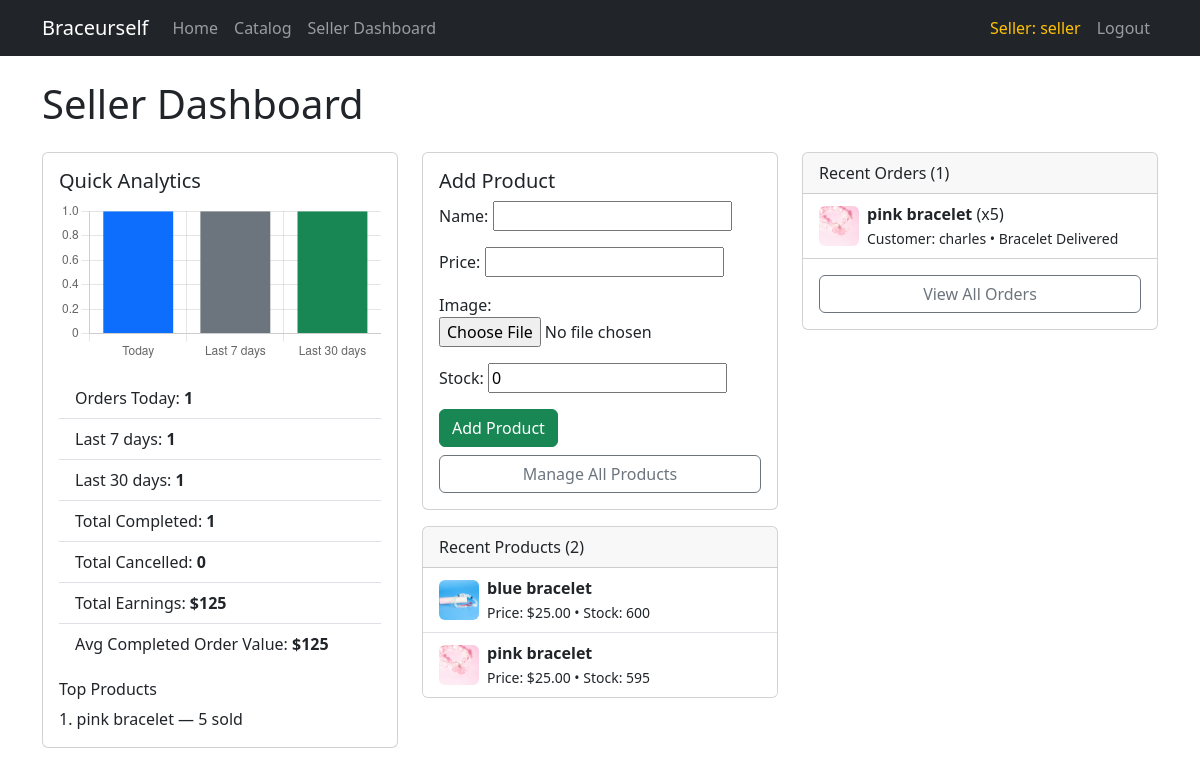
The page /seller/dashboard/ (signed in) on the database as committed earlier.
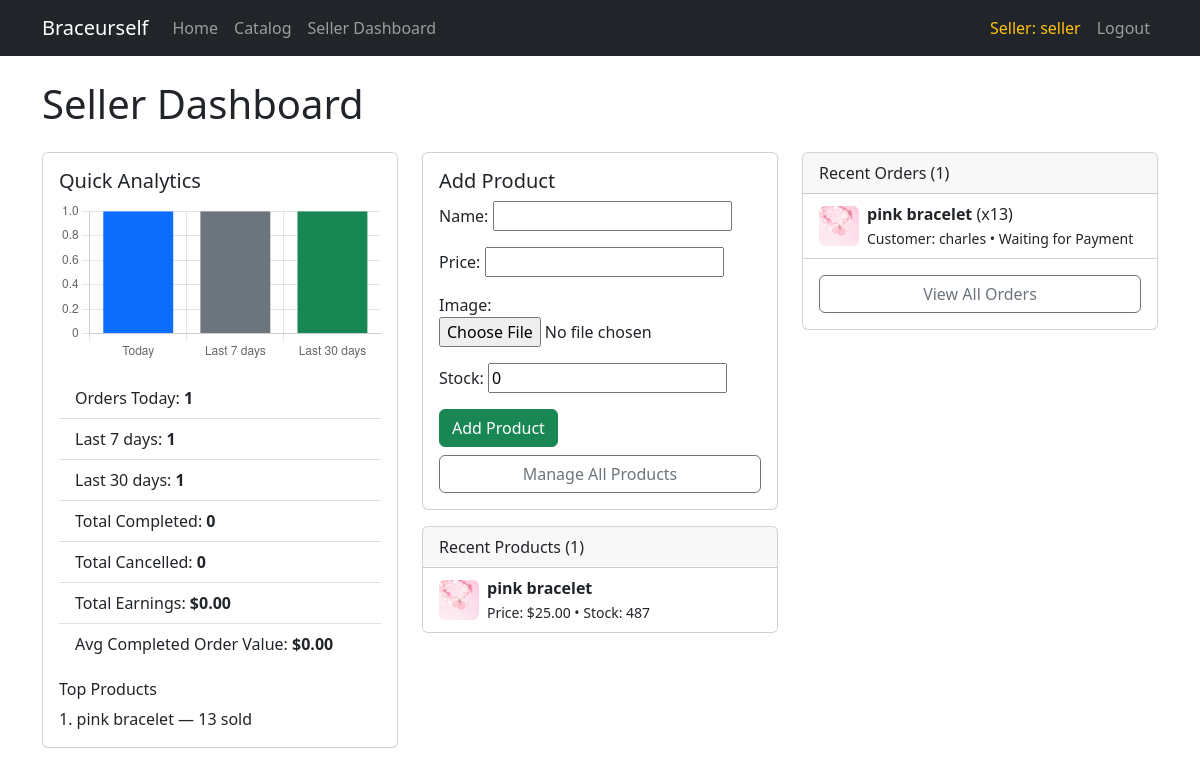
The same page on the database as committed later.
### shop/models.py (models this page shows, shortened)
class Product(models.Model):
    name = models.CharField(max_length=100)
    price = models.DecimalField(max_digits=8, decimal_places=2)
    image = models.ImageField(upload_to='product_images/')
    created_by = models.ForeignKey(SellerProfile, on_delete=models.CASCADE)
    stock = models.PositiveIntegerField(default=0)
    created_at = models.DateTimeField(auto_now_add=True, null=True, blank=True)

class Order(models.Model):
    STATUS_CHOICES = [
        ('waiting', 'Waiting for Payment'),
        ('pending', 'Pending Creation'),
        ('created', 'Finished Creating the Bracelet'),
        ('delivering', 'Bracelet is Being Delivered'),
        ('delivered', 'Bracelet Delivered'),
    ]
    PAYMENT_CHOICES = [
        ('gcash', 'GCash'),
        ('maya', 'Maya'),
    ]
    customer = models.ForeignKey(User, on_delete=models.CASCADE)
    product = models.ForeignKey(Product, on_delete=models.CASCADE)
    quantity = models.PositiveIntegerField()
    payment_type = models.CharField(max_length=20, choices=PAYMENT_CHOICES)
    status = models.CharField(max_length=20, choices=STATUS_CHOICES, default='waiting')
    created_at = models.DateTimeField(auto_now_add=True)
    delivered_at = models.DateTimeField(blank=True, null=True)
    done = models.BooleanField(default=False)
    cancelled = models.BooleanField(default=False)
    cancel_reason = models.TextField(blank=True, null=True)

### shop/views.py (the view)
# urls.py: path('seller/dashboard/', views.seller_dashboard, name='seller_dashboard'),
def seller_dashboard(request):
    if not request.user.is_authenticated or not hasattr(request.user, 'sellerprofile'):
        return redirect('login')
    seller_profile = request.user.sellerprofile
    products_qs = Product.objects.filter(created_by=seller_profile).order_by('-created_at')
    orders_qs = Order.objects.filter(product__created_by=seller_profile).order_by('-created_at')
    now = timezone.now()
    today = now.date()
    orders_today = orders_qs.filter(created_at__date=today).count()
    orders_last_7 = orders_qs.filter(created_at__gte=now - datetime.timedelta(days=7)).count()
    orders_last_30 = orders_qs.filter(created_at__gte=now - datetime.timedelta(days=30)).count()
    total_products = products_qs.count()
    total_orders = orders_qs.count()
    completed_qs = orders_qs.filter(done=True, cancelled=False)
    total_completed = completed_qs.count()
    total_cancelled = orders_qs.filter(cancelled=True).count()
    earnings_agg = completed_qs.aggregate(
        total=Sum(
            ExpressionWrapper(F('product__price') * F('quantity'), output_field=DecimalField(max_digits=12, decimal_places=2))
        )
    )
    total_earnings = earnings_agg.get('total') or Decimal('0.00')
    avg_order_value = (total_earnings / total_completed) if total_completed else Decimal('0.00')
    top_products = list(
        orders_qs.values('product__id', 'product__name')
        .annotate(total_qty=Sum('quantity'))
        .order_by('-total_qty')[:3]
    )
    products = products_qs[:5]
    orders = orders_qs[:5]
    if request.method == 'POST':
        if 'update_stock' in request.POST:
            product_id = request.POST.get('product_id')
            new_stock = request.POST.get('new_stock')
            try:
                product = Product.objects.get(id=product_id, created_by=seller_profile)
                product.stock = int(new_stock)
                product.save()
                messages.success(request, f"Stock updated for {product.name}!")
            except Exception:
                messages.error(request, "Failed to update stock.")
            return redirect('seller_dashboard')
        else:
            form = ProductForm(request.POST, request.FILES)
            if form.is_valid():
                product = form.save(commit=False)
                product.created_by = seller_profile
                product.save()
                messages.success(request, "Product added!")
                return redirect('seller_dashboard')
    else:
        form = ProductForm()
    return render(request, 'shop/seller_dashboard.html', {
        'form': form,
        'products': products,
        'orders': orders,
        'orders_today': orders_today,
        'orders_last_7': orders_last_7,
        'orders_last_30': orders_last_30,
        'total_products': total_products,
        'total_orders': total_orders,
        'total_earnings': total_earnings,
        'total_completed': total_completed,
        'total_cancelled': total_cancelled,
        'avg_order_value': avg_order_value,
        'top_products': top_products,
    })

### shop/views.py
class ProductForm(ModelForm):
    class Meta:
        model = Product
        fields = ['name', 'price', 'image', 'stock']

### shop/templates/shop/seller_dashboard.html (shortened to what this page needs)
{% extends 'shop/base.html' %}
{% block content %}
<h1 class="mb-4">Seller Dashboard</h1>
<div class="row">
	<div class="col-md-4 mb-4">
		<div class="card">
			<div class="card-body">
				<h5 class="card-title">Quick Analytics</h5>
				<canvas id="ordersChart" width="400" height="200"></canvas>
				<ul class="list-group list-group-flush mt-3">
					<li class="list-group-item">Orders Today: <strong>{{ orders_today }}</strong></li>
					<li class="list-group-item">Last 7 days: <strong>{{ orders_last_7 }}</strong></li>
					<li class="list-group-item">Last 30 days: <strong>{{ orders_last_30 }}</strong></li>
					<li class="list-group-item">Total Completed: <strong>{{ total_completed }}</strong></li>
					<li class="list-group-item">Total Cancelled: <strong>{{ total_cancelled }}</strong></li>
					<li class="list-group-item">Total Earnings: <strong>${{ total_earnings }}</strong></li>
					<li class="list-group-item">Avg Completed Order Value: <strong>${{ avg_order_value }}</strong></li>
				</ul>
				{% if top_products %}
				<div class="mt-3">
					<h6>Top Products</h6>
					<ul class="list-unstyled mb-0">
						{% for p in top_products %}
							<li>{{ forloop.counter }}. {{ p.product__name }} — {{ p.total_qty }} sold</li>
						{% endfor %}
					</ul>
				</div>
				{% endif %}
			</div>
		</div>
	</div>
	<div class="col-md-4 mb-4">
		<div class="card mb-3">
			<div class="card-body">
				<h5>Add Product</h5>
				<form method="post" enctype="multipart/form-data" class="mb-2">
					{{ form.as_p }}
					<button type="submit" class="btn btn-success">Add Product</button>
				</form>
				<a href="{% url 'manage_products_list' %}" class="btn btn-outline-secondary w-100">Manage All Products</a>
			</div>
		</div>
		<div class="card">
			<div class="card-header">Recent Products ({{ total_products }})</div>
			<ul class="list-group list-group-flush">
				{% for product in products %}
					<li class="list-group-item d-flex align-items-center">
						{% if product.image %}
							<img src="{{ product.image.url }}" alt="{{ product.name }}" style="width:40px;height:40px;object-fit:cover;" class="me-2 rounded">
						{% else %}
							<div class="me-2 rounded bg-light d-flex align-items-center justify-content-center" style="width:40px;height:40px;">
								<span class="text-muted">No image</span>
							</div>
						{% endif %}
						<div>
							<strong>{{ product.name }}</strong><br>
							<small>Price: ${{ product.price }} • Stock: {{ product.stock }}</small>
						</div>
					</li>
				{% empty %}
					<li class="list-group-item">No products yet.</li>
				{% endfor %}
			</ul>
		</div>
	</div>
	<div class="col-md-4 mb-4">
		<div class="card">
			<div class="card-header">Recent Orders ({{ total_orders }})</div>
			<ul class="list-group list-group-flush">
				{% for order in orders %}
					<li class="list-group-item">
						<div class="d-flex align-items-center">
							{% if order.product.image %}
								<img src="{{ order.product.image.url }}" alt="{{ order.product.name }}" style="width:40px;height:40px;object-fit:cover;" class="me-2 rounded">
							{% endif %}
							<div>
								<strong>{{ order.product.name }}</strong> (x{{ order.quantity }})<br>
								<small>Customer: {{ order.customer.username }} • {{ order.get_status_display }}</small>
							</div>
						</div>
					</li>
				{% empty %}
					<li class="list-group-item">No orders yet.</li>
				{% endfor %}
			</ul>
			<div class="card-body">
				<a href="{% url 'manage_orders_list' %}" class="btn btn-outline-secondary w-100">View All Orders</a>
			</div>
		</div>
	</div>
</div>
<script>
	const ctx = document.getElementById('ordersChart').getContext('2d');
	const chart = new Chart(ctx, {
		type: 'bar',
		data: {
			labels: ['Today','Last 7 days','Last 30 days'],
			datasets: [{
				label: 'Orders',
				backgroundColor: ['#0d6efd','#6c757d','#198754'],
				data: [{{ orders_today }}, {{ orders_last_7 }}, {{ orders_last_30 }}]
			}]
		},
		options: {
			scales: { y: { beginAtZero: true, precision:0 } },
			plugins: { legend: { display: false } }
		}
	});
</script>
{% endblock %}

Rows that differ between the two databases and show on the page:
removed Product: image (picture), name "blue bracelet", price "25.00", stock "600"
changed Product "pink bracelet": stock "595" → "487"
changed Order "pink bracelet": quantity "5" → "13"; status "Bracelet Delivered" → "Waiting for Payment"
Other text that changed with them:
{{ total_completed }}: "1" → "0"
{{ total_earnings }}: "125" → "0.00"
{{ avg_order_value }}: "125" → "0.00"
{{ total_products }}: "2" → "1"
new list line: "1 . pink bracelet — 13 sold"
list line gone: "1 . pink bracelet — 5 sold"
